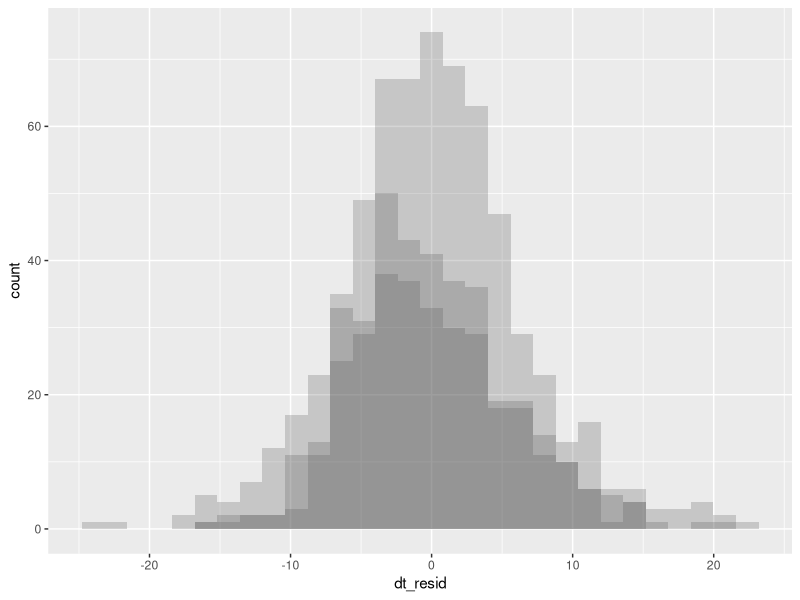
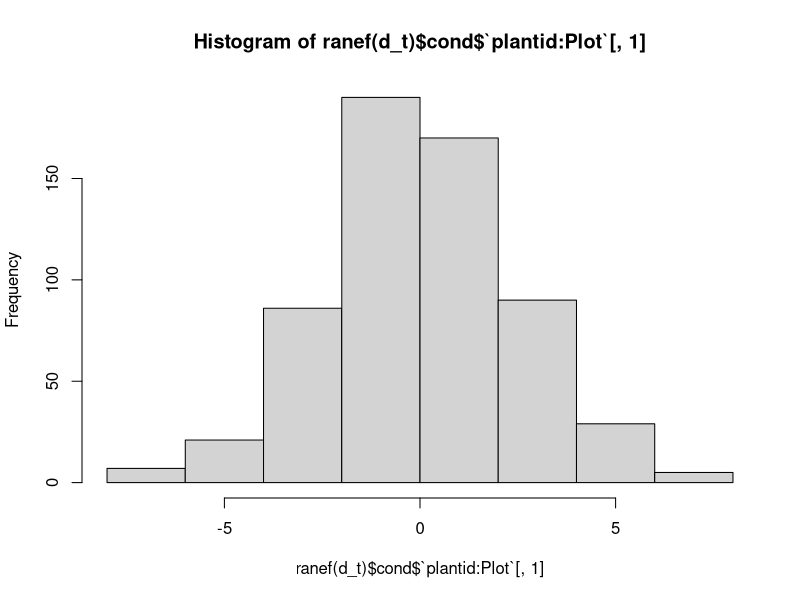
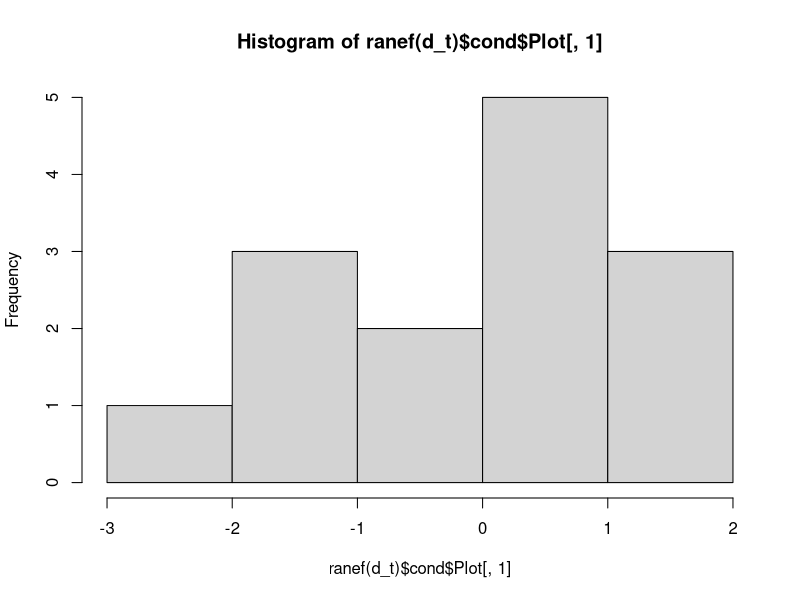

The R script that drew these images, in order: (Note: this script raises an error after producing the figures.)
# --- Setup ---------------------------------------------------------

library(ggplot2)
library(dplyr)
library(tidyr)
library(glmmTMB)

rm(list = ls())

### --- Read in all data ---

all.data = merge(
  x = read.csv('01_data_cleaning/out/demo_phen_seed_2016-2024_final.csv'),
  y = read.csv('00_raw_data/plot_treatments.csv'),
  by.x = 'Plot', by.y = 'plot'
)

### --- Extract umbel phenology from phen data ----------------------

phen.by.umbel = all.data %>% 
  filter(in.phen) %>%
  # Split out the bud dates for bud date models; the most umbels seen in a
  # plant is 12, so use separate() to kick these out and then pivot_long to get
  # one row per umbel
  # (first - need to get one row per plant - do a distinct())
  distinct(Year, plantid, .keep_all = TRUE) %>%
  separate_wider_delim(phen.julis, names = paste0('uu', 1:12), delim = ';', too_few = 'align_start') %>%
  pivot_longer(starts_with('uu'), names_to = 'umbel.number', values_to = 'phen.julian') %>%
  filter(!is.na(phen.julian)) %>%
  mutate(phen.julian = as.numeric(gsub('\\s', '', phen.julian))) %>%
  mutate(Year = factor(Year))

# However, for our purposes we want to get the mean umbel emergence date by plant

phen.by.plant = phen.by.umbel %>%
  group_by(Plot, plantid, trt, Year) %>%
  summarise(phen.julian = mean(phen.julian), n.umbel = n()) %>%
  mutate(Year = factor(Year)) %>%
  ungroup()


head(phen.by.plant)


### --- Model selection ---------------------------------------------

# Model mean (from umbel-level observations) bud dates by each treatment
d_t = glmmTMB(
  phen.julian ~ trt + Year + (1 | Plot / plantid),
  data = phen.by.plant
)

# Compare with null model (hypothesis test)
d_0 = glmmTMB(
  phen.julian ~ Year + (1 | Plot / plantid),
  data = phen.by.plant
)

# Compare with treatment-year effect
d_ty = glmmTMB(
  phen.julian ~ trt * Year + (1 | Plot / plantid),
  data = phen.by.plant
)

AIC(d_0, d_t, d_ty) %>% mutate(daic = round(AIC - min(AIC), 2))

# Excellent - evidence of treatment effect, interaction not supported

# Compare with a random-effects model
d_t_r = glmmTMB(
  phen.julian ~ trt + (1 | Year) + (1 | Plot / plantid),
  data = phen.by.plant
)

AIC(d_t_r, d_t)
# Interestingly, random effects model does very poorly.

summary(d_t)
# Drought effect: 3.29 day advance
# Irrigation effect: 1.31 day delay

phen.by.plant %>%
  mutate(dt_resid = residuals(d_t)) %>%
  ggplot(aes(x = dt_resid)) +
  geom_histogram(aes(group = trt), alpha = 0.25, position = 'identity')
# Residuals look fine to me

# And the random effects
hist(ranef(d_t)$cond$`plantid:Plot`[,1])
# Maybe slightly skewed but otherwise fine.
hist(ranef(d_t)$cond$Plot[,1])

### Run model (selection code above)
# Full model:
d_t = glmmTMB(
  phen.julian ~ trt + Year + (1 | Plot / plantid),
  data = phen.by.plant
)

### --- Model means -------------------------------------------------

# Estimate means from model
trt.mean.buddates = expand.grid(trt = c('control', 'drought', 'irrigated'), Year = factor(2021:2024)) %>%
  # For each combo of treatment and year (above), estimate mean from model
  mutate(
    mean.bud = predict(
      d_t, re.form = ~ 0, allow.new.levels = TRUE,
      newdata = expand.grid(trt = c('control', 'drought', 'irrigated'), Year = factor(2021:2024))
    )
  ) %>%
  # Now average across years to get a mean
  group_by(trt) %>%
  summarise(mean.phen = mean(mean.bud))

trt.mean.buddates

# Make folder for data output files if not already existing


# Export
write.csv(trt.mean.buddates, row.names = FALSE, '03_construct_kernels/out/phen_treatment_means.csv')

cat('Exported mean phenology treatments.\n')

### --- Annual means -------------------------------------------------

# Estimate means from model
trt.annual.buddates = expand.grid(trt = c('control', 'drought', 'irrigated'), Year = factor(2021:2024)) %>%
  # For each combo of treatment and year (above), estimate mean from model
  mutate(
    mean.bud = predict(
      d_t, re.form = ~ 0, allow.new.levels = TRUE,
      newdata = expand.grid(trt = c('control', 'drought', 'irrigated'), Year = factor(2021:2024))
    )
  )

# Export
write.csv(trt.annual.buddates, row.names = FALSE, '03_construct_kernels/out/phen_annual_treatment_means.csv')

### --- Summary statistics -------------------------------------------

# Confidence intervals on effect sizes
round(summary(d_t)$coefficients$cond['trtdrought',1] + c(-1, 0,  1) * 1.96 * summary(d_t)$coefficients$cond['trtdrought',2], 2)
round(summary(d_t)$coefficients$cond['trtirrigated',1] + c(-1, 0,  1) * 1.96 * summary(d_t)$coefficients$cond['trtirrigated',2], 2)

# Variance explained by treatment (check indexing every time re-run!)
vars_t = exp(2 * d_t$fit$par[7:9])
vars_0 = exp(2 * d_0$fit$par[5:7])

# Pseudo-R^2
# (one source for this, https://web.pdx.edu/~newsomj/mlrclass/ho_r2.pdf)
# (see: Snijders and Bosker 1999)
# 1 - (sum(vars_t) / sum(vars_0))
# 6.3%

x0 = model.matrix(~ Year, d_0$frame)
b0 = fixef(d_0)$cond
vars_0 = exp(2 * d_0$fit$par[5:7])

colnames(x0) == names(b0)

sigma2_f0 = var(x0 %*% as.matrix(b0))

rsq0 = sigma2_f0 / (sigma2_f0 + sum(vars_0))
# Year explains 27.4%

x1 = model.matrix(~ trt + Year, d_t$frame)
b1 = fixef(d_t)$cond
vars_t = exp(2 * d_t$fit$par[7:9])

colnames(x1) == names(b1)

sigma2_f1 = var(x1 %*% as.matrix(b1))

rsq1 = sigma2_f / (sigma2_f + sum(vars_t))
# Adding years gives gives 32.6%
# (but it includes the year effects...)
# (how to describe this...)

(rsq1 - rsq0) / (1 - rsq0)

# As expected, minimal change to individual- and among-plant plots
# Reduction in spatial (plot-level) variance:
# 1 - (vars_t[3] / vars_0[3])
# 67%

# Looking at year effects
(as.Date(d_t$fit$par[1] + c(0, d_t$fit$par[4:6]))) %>% range()

### Likelihood ratio tests on effect sizes
# anova(d_0, d_t) # p = 0.0036
# anova(d_t, d_ty) # p = 0.04338
# (pseudo-R^2 is 0.69)
